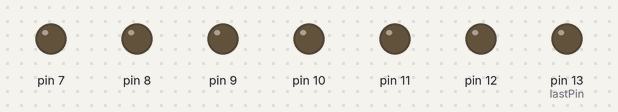
A sketch run on a simulated Arduino Uno, built with avr-gcc and run on an emulated ATmega328P. Shown: output pins drawn as LEDs (lit = HIGH). Pins used as bus, display or sensor lines are not drawn.

Above: at 0.05 s.
At 0.65 s:
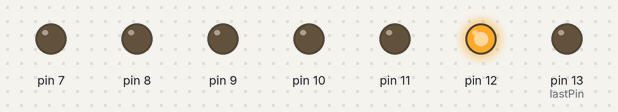
At 1.25 s:
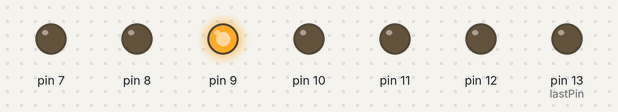
At 1.75 s:
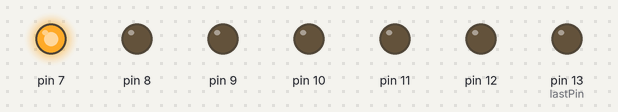
At 2.4 s:
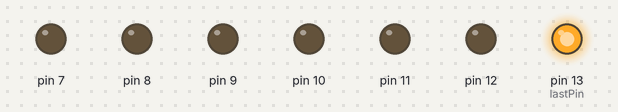
At 3.45 s:
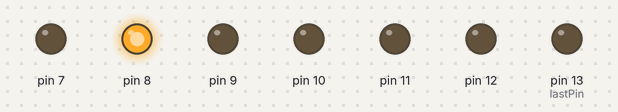
Timing chart, 0 to 3.8 s (numbered marks = the images above):
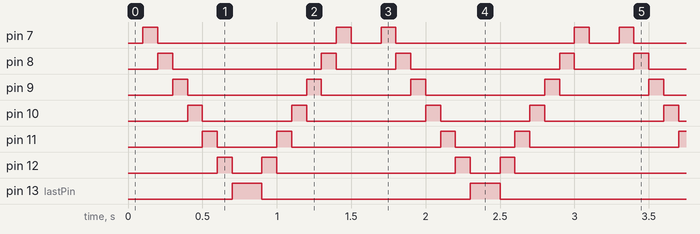

Measured:
- by itself, pin 7: repeats every 1.6 s: LOW 1.2 s, HIGH 0.10 s, LOW 0.20 s, HIGH 0.10 s
- by itself, pin 8: repeats every 1.6 s: LOW 1.0 s, HIGH 0.10 s, LOW 0.40 s, HIGH 0.10 s
- by itself, pin 9: repeats every 1.6 s: LOW 0.80 s, HIGH 0.10 s, LOW 0.60 s, HIGH 0.10 s
- by itself, pin 10: repeats every 1.6 s: LOW 0.60 s, HIGH 0.10 s, LOW 0.80 s, HIGH 0.10 s
- by itself, pin 11: repeats every 1.6 s: LOW 0.40 s, HIGH 0.10 s, LOW 1.0 s, HIGH 0.10 s
- by itself, pin 12: repeats every 1.6 s: LOW 0.20 s, HIGH 0.10 s, LOW 1.2 s, HIGH 0.10 s
- by itself, pin 13 (lastPin): alternates HIGH for 0.20 s and LOW for 1.4 s

The sketch:

opdracht2.ino
```cpp
//const maken van eerste pin
const int firstPin = 6;
//const maken van laatste pin
const int lastPin = 13;
//const maken om wacht tijd tussen lapjes aan te geven
const int waitTimeInMs = 100;

void setup() {
  for (int i = firstPin; i <= lastPin; i++) {
    pinMode(i, OUTPUT);
  }
}
// for loop zegt: i is nummer van firstpin (6) als i kleiner is dan lastpin (13) verhoog met 1

void loop() {
  for (int i = firstPin; i <= lastPin; i++) {
    digitalWrite(i, HIGH);
    delay(waitTimeInMs);
    digitalWrite(i, LOW);
  }
// loop om lichtjes heen te laten bewegen (zelfde als setup maar nu maakt hij de pins niet aan maar optellend geef hij instructie)

  for (int i = lastPin ; i >= firstPin; i--) {
    digitalWrite(i, HIGH);
    delay(waitTimeInMs);
    digitalWrite(i, LOW);
  }
}

//2e stukje van de loop om lichtjes terug te laten bewegen dit is dus als i aan het eind is dan met -- verlaag je hem dus)
```
